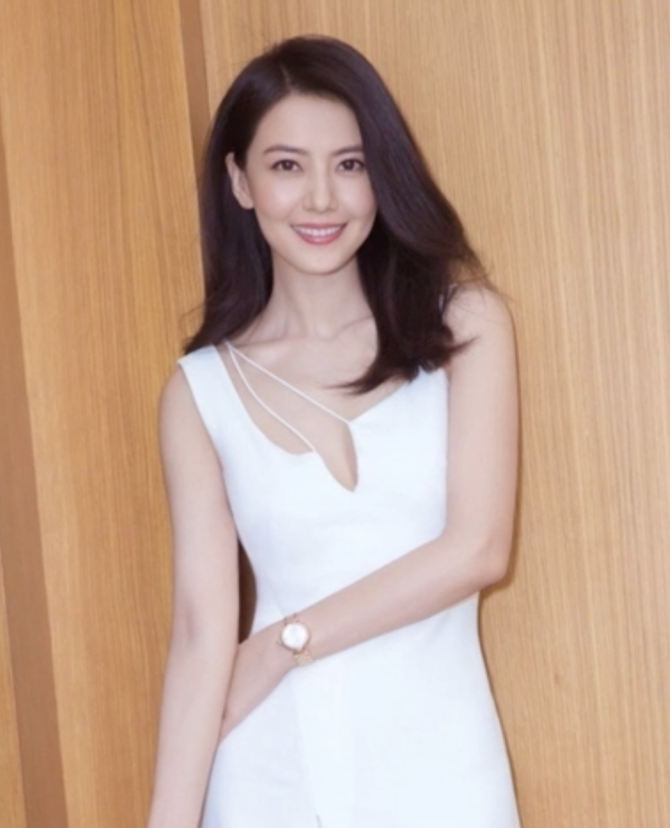
#> input picture 04_IMAGE_PROCESSING/10_IMAGE_CONTOURS/yuan.png, 670 x 828 px, found by its file name
$ python image_contours.py
#> lines starting #> are read from the running program, lines starting #| are printed output that depends on the picture; after the words box and inside, x2 and y2 are one past the last pixel; in counts of white or black regions, pixels touching at a corner belong together
#> further down, src is the input picture: shape (828, 670, 3); mean B, G, R 145.7, 165.3, 194.9

import numpy as np
import cv2 as cv

# Görüntüdeki gürültüyü azaltmak için binary dönüşüm yapan fonksiyon
def threshold_demo(image):
    dst = cv.GaussianBlur(image, (3, 3), 0)
    gray = cv.cvtColor(dst, cv.COLOR_BGR2GRAY)
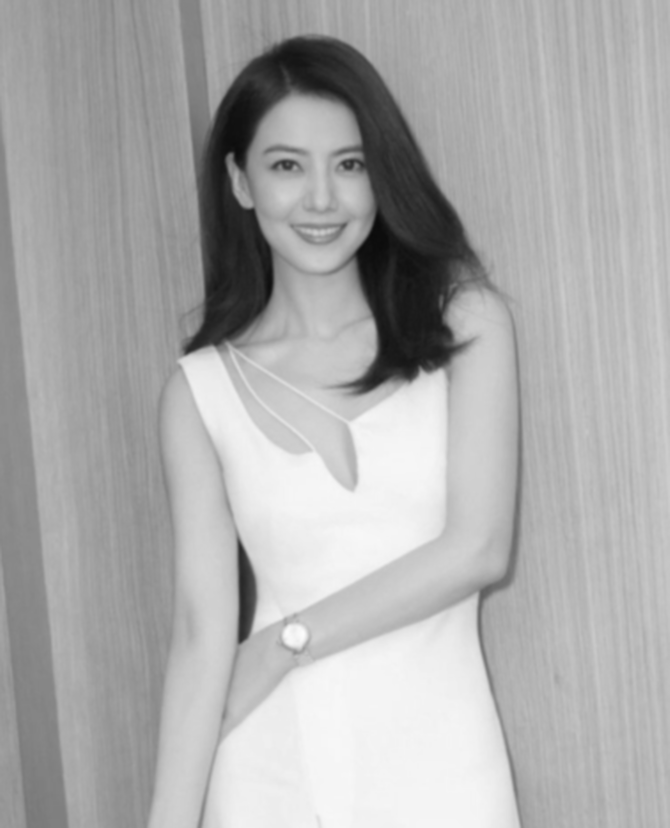
#> gray: shape (828, 670); min 11, max 251, mean 171.9
    ret, binary = cv.threshold(gray, 0, 255, cv.THRESH_BINARY | cv.THRESH_OTSU)
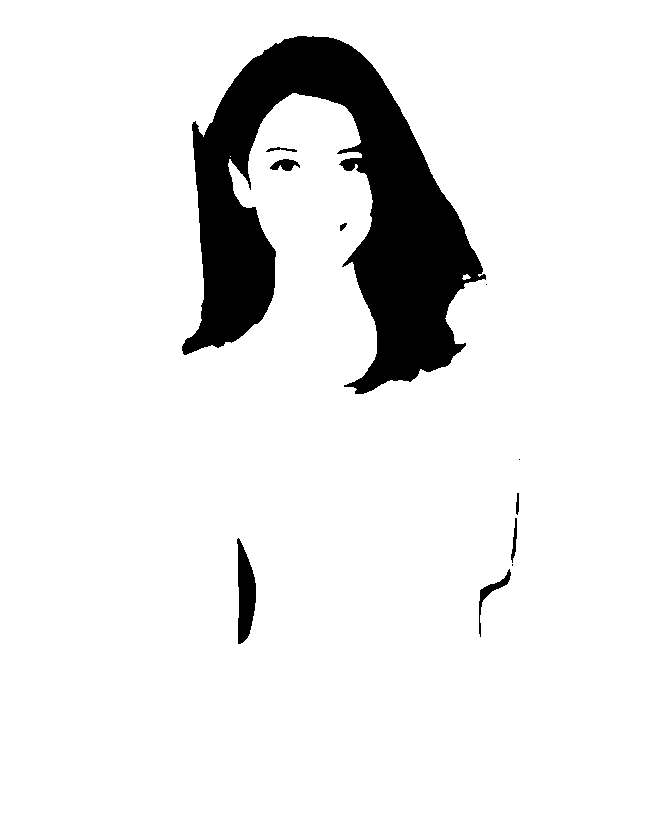
#> binary: shape (828, 670); 91.4% white; 11 black regions (3 under 20 px), largest, box (x1, y1, x2, y2) and area: (182, 36, 486, 394) 45346, (237, 538, 256, 644) 1346, (479, 569, 511, 637) 343
#> ret = 116
    cv.imshow('binary', binary)
    return binary

def canny_demo(image):
    t = 100  # ön tanımlı threshold
    canny_output = cv.Canny(image, t, t * 2)
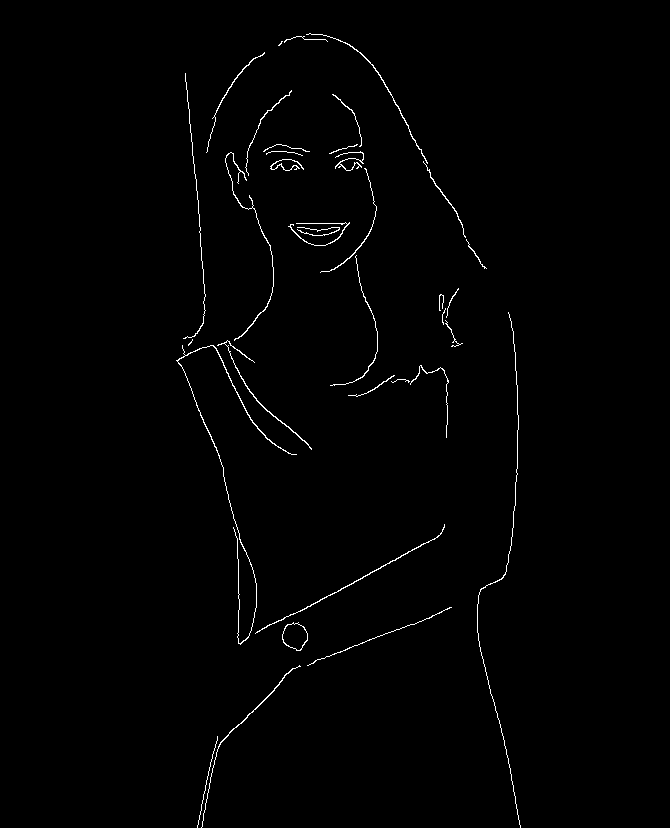
#> canny_output: shape (828, 670); 0.91% white in thin lines or dots, all inside (x1, y1, x2, y2) = (176, 33, 521, 828)
    cv.imshow('canny_output', canny_output)
    return canny_output


src = cv.imread('/openCV/04_IMAGE_PROCESSING/10_IMAGE_CONTOURS/yuan.png')
cv.namedWindow('input', cv.WINDOW_AUTOSIZE)
cv.imshow('src', src)
cv.waitKey(1)

binary = threshold_demo(src)
canny = canny_demo(src)

contours, hierarchy = cv.findContours(canny, cv.RETR_TREE, cv.CHAIN_APPROX_SIMPLE)
#> contours = 36 contours, 19 with area under 20; largest, box (x1, y1, x2, y2) and area: (282, 622, 308, 651) 508, (282, 623, 308, 651) 488, (176, 345, 297, 645) 113, (255, 524, 445, 634) 86, (217, 340, 312, 450) 85

for c in range(len(contours)):
    cv.drawContours(src, contours, c, (0, 0, 255), 2, 8)
#> this loop made 36 passes
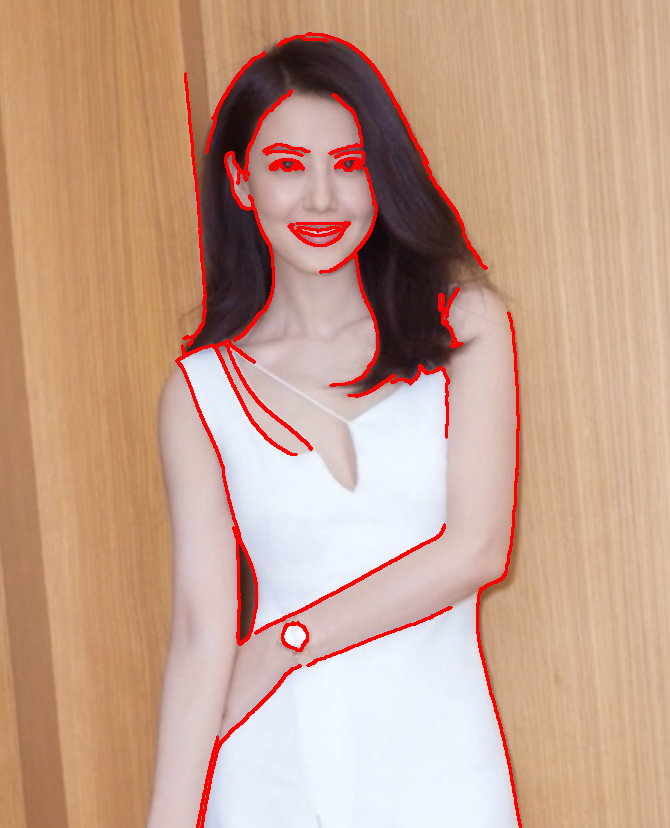
#> src: shape (828, 670, 3); 2.94% of pixels changed, all inside (x1, y1, x2, y2) = (175, 32, 522, 828)

cv.imshow('contours-demo', src)
cv.waitKey(1)
